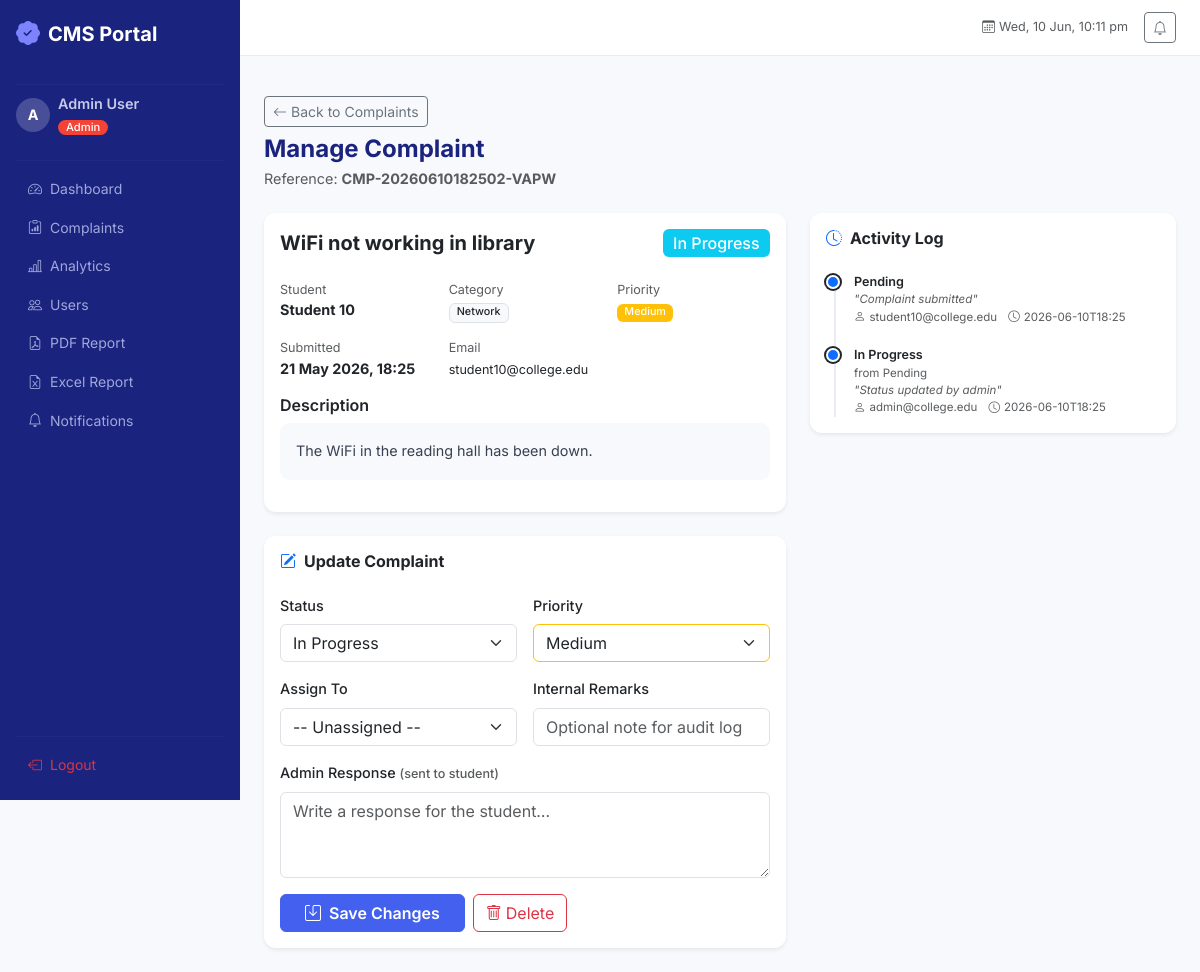
Screenshot of /admin/complaints/2 (signed in) with the database file from the repository.
### flask-app/app/models/user.py (models this page shows, shortened)
class TimestampMixin:
    created_at = db.Column(db.DateTime, default=datetime.utcnow, nullable=False)
    updated_at = db.Column(
        db.DateTime, default=datetime.utcnow, onupdate=datetime.utcnow, nullable=False
    )

class User(UserMixin, TimestampMixin, db.Model):
    __tablename__ = "users"
    id = db.Column(db.Integer, primary_key=True)
    name = db.Column(db.String(120), nullable=False)
    email = db.Column(db.String(150), unique=True, nullable=False, index=True)
    student_id = db.Column(db.String(20), unique=True, nullable=True)
    department = db.Column(db.String(100), nullable=True)
    phone = db.Column(db.String(20), nullable=True)
    _password_hash = db.Column("password_hash", db.String(255), nullable=False)
    role = db.Column(db.String(20), nullable=False, default="student")  # student | admin
    is_active = db.Column(db.Boolean, default=True)
    complaints = db.relationship(
        "Complaint",
        back_populates="user",
        lazy="dynamic",
        cascade="all, delete-orphan",
        foreign_keys="Complaint.user_id",
    )
    notifications = db.relationship(
        "Notification", back_populates="user", lazy="dynamic", cascade="all, delete-orphan"
    )
    @property
    def password(self):
        """Encapsulation: password is write-only."""
        raise AttributeError("Password is write-only.")
    @property
    def is_admin(self) -> bool:
        return self.role == "admin"

### flask-app/app/models/complaint.py (models this page shows, shortened)
class Complaint(db.Model):
    __tablename__ = "complaints"
    id = db.Column(db.Integer, primary_key=True)
    complaint_number = db.Column(
        db.String(40), unique=True, nullable=False, default=generate_complaint_number
    )
    user_id = db.Column(db.Integer, db.ForeignKey("users.id"), nullable=False, index=True)
    title = db.Column(db.String(200), nullable=False)
    description = db.Column(db.Text, nullable=False)
    category = db.Column(db.String(50), nullable=False, default="Other")
    priority = db.Column(db.String(20), nullable=False, default="Low")
    status = db.Column(db.String(30), nullable=False, default="Pending")
    attachment = db.Column(db.String(300), nullable=True)
    assigned_to = db.Column(db.Integer, db.ForeignKey("users.id"), nullable=True)
    admin_response = db.Column(db.Text, nullable=True)
    resolved_at = db.Column(db.DateTime, nullable=True)
    created_at = db.Column(db.DateTime, default=datetime.utcnow, nullable=False)
    updated_at = db.Column(
        db.DateTime, default=datetime.utcnow, onupdate=datetime.utcnow, nullable=False
    )
    user = db.relationship("User", foreign_keys=[user_id], back_populates="complaints")
    assignee = db.relationship("User", foreign_keys=[assigned_to])
    logs = db.relationship(
        "ComplaintLog", back_populates="complaint", lazy="dynamic",
        cascade="all, delete-orphan"
    )
    @property
    def priority_badge(self) -> str:
        badges = {
            "Low": "success", "Medium": "warning",
            "High": "danger", "Critical": "dark"
        }
        return badges.get(self.priority, "secondary")
    @property
    def status_badge(self) -> str:
        badges = {
            "Pending": "warning", "In Progress": "info",
            "Resolved": "success", "Rejected": "danger", "Escalated": "primary"
        }
        return badges.get(self.status, "secondary")
    def complaint_history_generator(self):
        for log in self.logs.order_by("timestamp"):
            yield {
                "old_status": log.old_status,
                "new_status": log.new_status,
                "updated_by": log.updated_by,
                "timestamp": log.timestamp.isoformat() if log.timestamp else None,
                "remarks": log.remarks,
            }

### flask-app/app/models/complaint_log.py (models this page shows, shortened)
class ComplaintLog(db.Model):
    __tablename__ = "complaint_logs"
    id = db.Column(db.Integer, primary_key=True)
    complaint_id = db.Column(
        db.Integer, db.ForeignKey("complaints.id"), nullable=False, index=True
    )
    old_status = db.Column(db.String(30), nullable=True)
    new_status = db.Column(db.String(30), nullable=False)
    updated_by = db.Column(db.String(120), nullable=False)  # name / email of actor
    remarks = db.Column(db.Text, nullable=True)
    timestamp = db.Column(db.DateTime, default=datetime.utcnow, nullable=False)
    complaint = db.relationship("Complaint", back_populates="logs")

### flask-app/app/routes/admin.py (the view, shortened to what this page needs)
@admin_bp.route("/complaints/<int:complaint_id>", methods=["GET", "POST"])
@login_required
@admin_required
@log_execution_time
def complaint_detail(complaint_id: int):
    complaint = Complaint.query.get_or_404(complaint_id)
    admins = User.query.filter_by(role="admin").all()
    history = list(complaint.complaint_history_generator())
    return render_template(
        "admin/complaint_detail.html",
        complaint=complaint,
        history=history,
        statuses=STATUSES,
        priorities=PRIORITIES,
        admins=admins,
    )

### flask-app/app/templates/admin/complaint_detail.html (shortened to what this page needs)
{% extends "base.html" %}
{% block content %}
<div class="page-header mb-4">
  <a href="{{ url_for('admin.complaints') }}" class="btn btn-sm btn-outline-secondary mb-2">
    <i class="bi bi-arrow-left me-1"></i>Back to Complaints
  </a>
  <h4 class="fw-bold mb-1">Manage Complaint</h4>
  <p class="text-muted mb-0">Reference: <strong>{{ complaint.complaint_number }}</strong></p>
</div>
<div class="row g-4">
  <div class="col-lg-7">
    <div class="card shadow-sm border-0 mb-4">
      <div class="card-header bg-white border-0 d-flex justify-content-between align-items-center pt-3">
        <h5 class="fw-bold mb-0">{{ complaint.title }}</h5>
        <span class="badge bg-{{ complaint.status_badge }} fs-6">{{ complaint.status }}</span>
      </div>
      <div class="card-body">
        <div class="row g-3 mb-3">
          <div class="col-sm-4">
            <small class="text-muted d-block">Student</small>
            <strong>{{ complaint.user.name if complaint.user else 'N/A' }}</strong>
          </div>
          <div class="col-sm-4">
            <small class="text-muted d-block">Category</small>
            <span class="badge bg-light text-dark border">{{ complaint.category }}</span>
          </div>
          <div class="col-sm-4">
            <small class="text-muted d-block">Priority</small>
            <span class="badge bg-{{ complaint.priority_badge }}">{{ complaint.priority }}</span>
          </div>
          <div class="col-sm-4">
            <small class="text-muted d-block">Submitted</small>
            <strong>{{ complaint.created_at.strftime('%d %b %Y, %H:%M') }}</strong>
          </div>
          {% if complaint.user %}
          <div class="col-sm-4">
            <small class="text-muted d-block">Email</small>
            <small>{{ complaint.user.email }}</small>
          </div>
          {% endif %}
        </div>
        <h6 class="fw-semibold">Description</h6>
        <div class="complaint-description mb-3">{{ complaint.description }}</div>
      </div>
    </div>
    <div class="card shadow-sm border-0">
      <div class="card-header bg-white border-0 pt-3">
        <h6 class="fw-bold mb-0"><i class="bi bi-pencil-square me-2 text-primary"></i>Update Complaint</h6>
      </div>
      <div class="card-body">
        <form method="POST">
          <div class="row g-3">
            <div class="col-md-6">
              <label class="form-label fw-medium">Status</label>
              <select name="status" class="form-select">
                {% for s in statuses %}
                <option value="{{ s }}" {% if complaint.status == s %}selected{% endif %}>{{ s }}</option>
                {% endfor %}
              </select>
            </div>
            <div class="col-md-6">
              <label class="form-label fw-medium">Priority</label>
              <select name="priority" class="form-select">
                {% for p in priorities %}
                <option value="{{ p }}" {% if complaint.priority == p %}selected{% endif %}>{{ p }}</option>
                {% endfor %}
              </select>
            </div>
            <div class="col-md-6">
              <label class="form-label fw-medium">Assign To</label>
              <select name="assigned_to" class="form-select">
                <option value="">-- Unassigned --</option>
              </select>
            </div>
            <div class="col-md-6">
              <label class="form-label fw-medium">Internal Remarks</label>
              <input type="text" name="remarks" class="form-control" placeholder="Optional note for audit log"/>
            </div>
            <div class="col-12">
              <label class="form-label fw-medium">Admin Response <span class="text-muted small">(sent to student)</span></label>
              <textarea name="admin_response" class="form-control" rows="3"
                        placeholder="Write a response for the student…">{{ complaint.admin_response or '' }}</textarea>
            </div>
            <div class="col-12 d-flex gap-2">
              <button type="submit" class="btn btn-primary fw-semibold px-4">
                <i class="bi bi-save me-2"></i>Save Changes
              </button>
              <form method="POST" action="{{ url_for('admin.delete_complaint', complaint_id=complaint.id) }}"
                    onsubmit="return confirm('Permanently delete this complaint?')">
                <button type="submit" class="btn btn-outline-danger">
                  <i class="bi bi-trash me-1"></i>Delete
                </button>
              </form>
            </div>
          </div>
        </form>
      </div>
    </div>
  </div>
  <div class="col-lg-5">
    <div class="card shadow-sm border-0">
      <div class="card-header bg-white border-0 pt-3">
        <h6 class="fw-bold mb-0"><i class="bi bi-clock-history me-2 text-primary"></i>Activity Log</h6>
      </div>
      <div class="card-body">
        {% if history %}
        <div class="timeline">
          {% for h in history %}
          <div class="timeline-item">
            <div class="timeline-dot bg-{{ 'success' if h.new_status == 'Resolved' else ('danger' if h.new_status == 'Rejected' else 'primary') }}"></div>
            <div class="timeline-content">
              <div class="fw-semibold small">{{ h.new_status }}</div>
              {% if h.old_status %}
              <div class="text-muted x-small">from {{ h.old_status }}</div>
              {% endif %}
              {% if h.remarks %}
              <div class="text-muted x-small fst-italic">"{{ h.remarks }}"</div>
              {% endif %}
              <div class="text-muted x-small">
                <i class="bi bi-person me-1"></i>{{ h.updated_by }}
                <span class="ms-2"><i class="bi bi-clock me-1"></i>{{ h.timestamp[:16] if h.timestamp else '' }}</span>
              </div>
            </div>
          </div>
          {% endfor %}
        </div>
        {% else %}
        <p class="text-muted small">No activity recorded yet.</p>
        {% endif %}
      </div>
    </div>
  </div>
</div>
{% endblock %}

### flask-app/app/templates/base.html (shortened to what this page needs)
<!DOCTYPE html>
<html lang="en">
<head>
  <link href="https://cdn.jsdelivr.net/npm/bootstrap@5.3.3/dist/css/bootstrap.min.css" rel="stylesheet"/>
  <link href="https://cdn.jsdelivr.net/npm/bootstrap-icons@1.11.3/font/bootstrap-icons.min.css" rel="stylesheet"/>
  <link rel="stylesheet" href="{{ url_for('static', filename='css/style.css') }}"/>
</head>
<body class="cms-body">
{% if current_user.is_authenticated %}
<div class="d-flex">
  <nav id="sidebar" class="sidebar d-flex flex-column flex-shrink-0 p-3">
    <a href="{{ url_for('auth.index') }}" class="sidebar-brand d-flex align-items-center mb-4 text-decoration-none">
      <i class="bi bi-patch-check-fill me-2 fs-4"></i>
      <span class="fw-bold fs-5">CMS Portal</span>
    </a>
    <hr class="sidebar-divider"/>
    <div class="sidebar-user mb-3">
      <div class="d-flex align-items-center gap-2">
        <div class="user-avatar">{{ current_user.name[0].upper() }}</div>
        <div>
          <div class="fw-semibold text-truncate" style="max-width:140px">{{ current_user.name }}</div>
          <span class="badge {% if current_user.is_admin %}badge-admin{% else %}badge-student{% endif %}">
            {{ current_user.role|capitalize }}
          </span>
        </div>
      </div>
    </div>
    <hr class="sidebar-divider"/>
    <ul class="nav flex-column">
      {% if current_user.is_admin %}
        <li class="nav-item"><a class="nav-link {% if request.endpoint == 'admin.dashboard' %}active{% endif %}" href="{{ url_for('admin.dashboard') }}"><i class="bi bi-speedometer2 me-2"></i>Dashboard</a></li>
        <li class="nav-item"><a class="nav-link {% if request.endpoint == 'admin.complaints' %}active{% endif %}" href="{{ url_for('admin.complaints') }}"><i class="bi bi-clipboard-data me-2"></i>Complaints</a></li>
        <li class="nav-item"><a class="nav-link {% if request.endpoint == 'admin.analytics' %}active{% endif %}" href="{{ url_for('admin.analytics') }}"><i class="bi bi-bar-chart-line me-2"></i>Analytics</a></li>
        <li class="nav-item"><a class="nav-link {% if request.endpoint == 'admin.users' %}active{% endif %}" href="{{ url_for('admin.users') }}"><i class="bi bi-people me-2"></i>Users</a></li>
        <li class="nav-item"><a class="nav-link" href="{{ url_for('reports.generate_pdf') }}" target="_blank"><i class="bi bi-file-earmark-pdf me-2"></i>PDF Report</a></li>
        <li class="nav-item"><a class="nav-link" href="{{ url_for('reports.generate_excel') }}" target="_blank"><i class="bi bi-file-earmark-excel me-2"></i>Excel Report</a></li>
        <li class="nav-item"><a class="nav-link {% if request.endpoint == 'admin.notifications' %}active{% endif %}" href="{{ url_for('admin.notifications') }}"><i class="bi bi-bell me-2"></i>Notifications</a></li>
      {% endif %}
    </ul>
    <div class="mt-auto">
      <hr class="sidebar-divider"/>
      <a class="nav-link text-danger" href="{{ url_for('auth.logout') }}">
        <i class="bi bi-box-arrow-left me-2"></i>Logout
      </a>
    </div>
  </nav>
  <div class="main-content flex-grow-1">
    <header class="top-bar d-flex align-items-center justify-content-between px-4">
      <div class="d-flex align-items-center gap-3 ms-auto">
        <span class="text-muted small"><i class="bi bi-calendar3 me-1"></i><span id="liveClock"></span></span>
        <a href="{% if current_user.is_admin %}{{ url_for('admin.notifications') }}{% else %}{{ url_for('complaints.notifications') }}{% endif %}"
           class="btn btn-sm btn-outline-secondary position-relative">
          <i class="bi bi-bell"></i>
        </a>
      </div>
    </header>
    <div class="px-4 pt-3">
    </div>
    <main class="p-4">
{% endif %}
{% block content %}{% endblock %}
{% if current_user.is_authenticated %}
    </main>
  </div>
</div>
{% endif %}
</body>
</html>

### rows the page displays
User: name "A", name "Admin User", role "Admin"
Complaint: complaint_number "CMP-20260610182502-VAPW", title "WiFi not working in library", status "In Progress", category "Network", priority "Medium", created_at "21 May 2026, 18:25", description "The WiFi in the reading hall has been down."
User: user "Student 10", user.email "student10@college.edu"
ComplaintLog: new_status "Pending", remarks "Complaint submitted", updated_by "student10@college.edu", timestamp "2026-06-10T18:25"
ComplaintLog: new_status "In Progress", old_status "Pending", remarks "Status updated by admin", updated_by "admin@college.edu", timestamp "2026-06-10T18:25"
